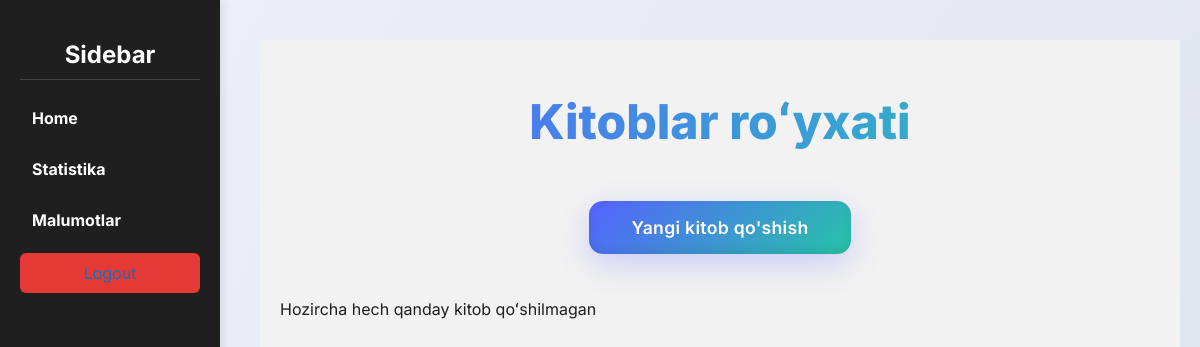
Before: /book_list/ with the older database file.
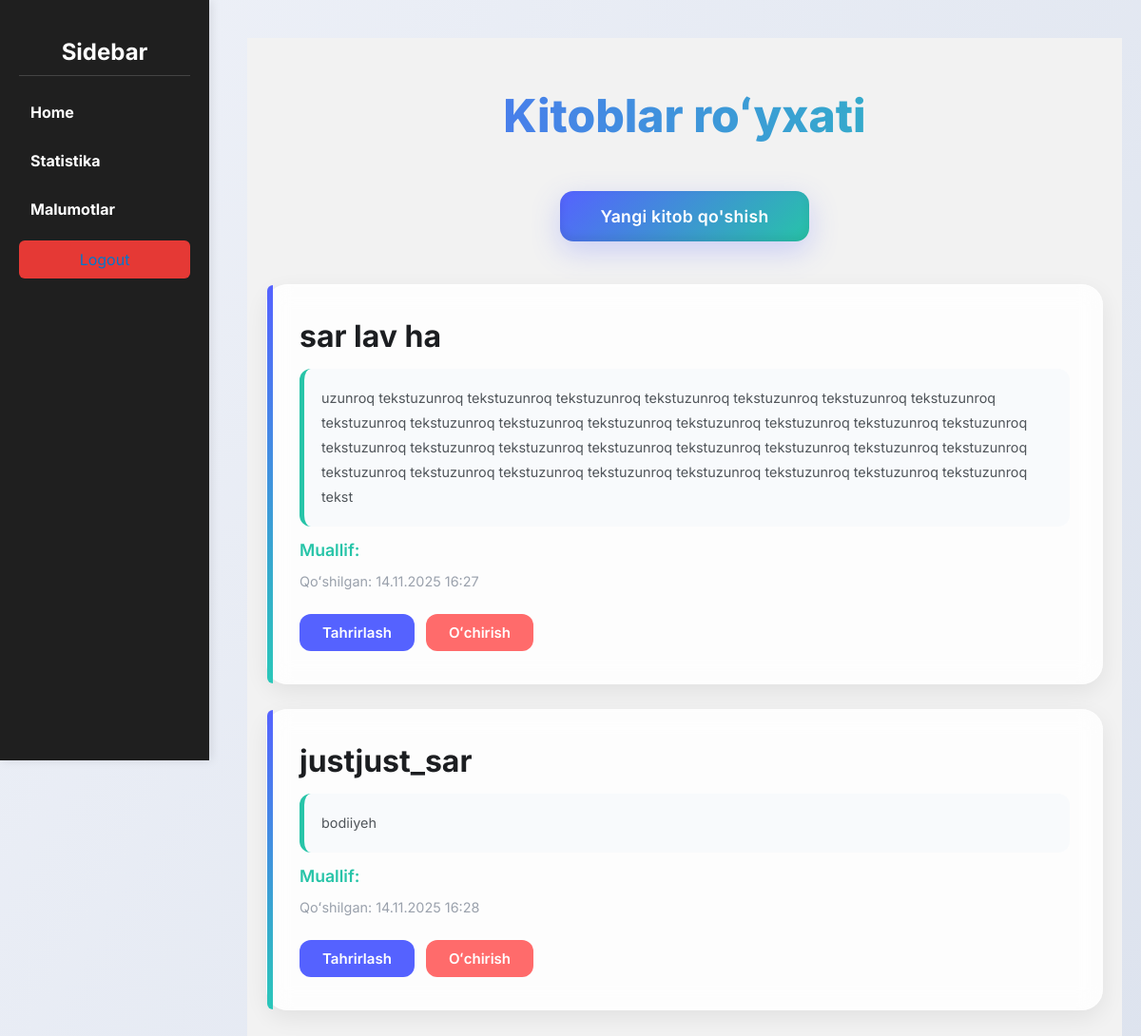
After: the same page with the newer database file.
### my_app/models.py (models this page shows, shortened)
class Book(models.Model):
    STATUS_CHOICES = (
        ('draft', 'Draft'),
        ('published', 'Published'),
    )
    title = models.CharField(max_length=250)
    slug = models.SlugField(max_length=250, unique_for_date='publish')
    author = models.ForeignKey(User, on_delete=models.CASCADE, related_name='book_posts')
    body = models.TextField()
    publish = models.DateTimeField(default=timezone.now)
    created = models.DateTimeField(auto_now_add=True)
    updated = models.DateTimeField(auto_now=True)
    status = models.CharField(max_length=10, choices=STATUS_CHOICES, default='draft')
    objects = models.Manager()
    published = PublishedManager()
    class Meta:
        ordering = ('-publish',)

### my_app/views.py (the view)
# urls.py: path('book_list/', views.book_list_page, name='book_list_page'),
def book_list_page(request):
    books = services.get_books()
    context = {
        'books': books,
    }
    return render(request, 'crudbookpage/book_list.html', context)

### my_app/services.py (called while the page is built)
def dictfetchall(cursor):
    columns = [col[0] for col in cursor.description]
    return [
        dict(zip(columns , row)) for row in cursor.fetchall()
    ]

def get_books():
    with closing(connection.cursor()) as cursor:
        cursor.execute('''SELECT * FROM my_app_book''')
        books = dictfetchall(cursor)
        return books

### templates/crudbookpage/book_list.html (shortened to what this page needs)
{% extends "base.html" %}
{% load static %}
{% block content %}
<link rel="stylesheet" href="{% static 'css/crud.css' %}">
<div class="container">
    <h1>Kitoblar roʻyxati</h1>
    <div class="create-book-wrapper">
        <a href="{% url 'my_app:add_book_page' %}" class="create-book-link">
            Yangi kitob qo'shish
        </a>
    </div>
    {% for b in books %}
        <div class="book-crud-entry">
            <h2 class="book-title">{{ b.title }}</h2>
            <div class="book-body">{{ b.body }}</div>
            <p class="book-author">Muallif: {{ b.author }}</p>
            <p class="book-created">Qoʻshilgan: {{ b.created|date:"d.m.Y H:i" }}</p>
            <div class="actions">
                <a href="{% url 'my_app:edit_book_page' b.id %}" class="edit_book_link">Tahrirlash</a>
                <a href="{% url 'my_app:book_delete' b.id %}"
                   onclick="return confirm('Rostan oʻchirmoqchimisiz?')"
                   class="delete_book_link">Oʻchirish</a>
            </div>
        </div>
    {% empty %}
        <p>Hozircha hech qanday kitob qoʻshilmagan</p>
    {% endfor %}
</div>
{% endblock %}

Changed rows visible on the page:
added Book: title "sar lav ha", body "uzunroq tekstuzunroq tekstuzunroq tekstuzunroq tekstuzunroq tekstuzunroq tekstuzunroq tekstuzunroq tekstuzunroq tekstuzunroq tekstuzunroq tekstuzunroq tekstuzunroq tekstuzunroq tekstuzunroq tekstuzunroq tekstuzunroq tekstuzunroq tekstuzunroq tekstuzunroq tekstuzunroq tekstuzunroq tekstuzunroq tekstuzunroq tekstuzunroq tekstuzunroq tekstuzunroq tekstuzunroq tekstuzunroq tekstuzunroq tekstuzunroq tekstuzunroq tekst", created "14.11.2025 16:27"
added Book: title "justjust_sar", body "bodiiyeh", created "14.11.2025 16:28"
Other visible differences:
text no longer shown: "Hozircha hech qanday kitob qoʻshilmagan"
